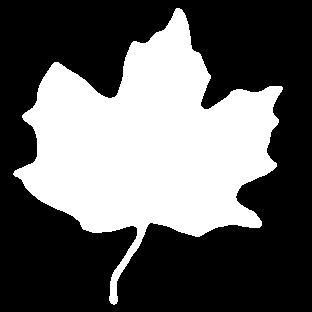
#> input picture 8/2/img/mapleleaf.tif, 312 x 312 px, found by its file name
$ python 4.py
#> lines starting #> are read from the running program, lines starting #| are printed output that depends on the picture; after the words box and inside, x2 and y2 are one past the last pixel; in counts of white or black regions, pixels touching at a corner belong together
import cv2 as cv
import matplotlib.pyplot as plt

plt.rcParams["font.sans-serif"] = ["SimSun"]

img = cv.imread(r"img\mapleleaf.tif", cv.IMREAD_GRAYSCALE)
#> img: shape (312, 312); 38.2% white; 1 white region, box (x1, y1, x2, y2) and area: (13, 8, 283, 305) 37215
_, img_binary = cv.threshold(img, 128, 255, cv.THRESH_BINARY + cv.THRESH_OTSU)
plt.figure()
plt.subplot(141)
plt.axis("off")
plt.imshow(img_binary, cmap="gray")
plt.title("原图像")
i = 1
for kernelSize in [3, 9, 15]:
    kernel = cv.getStructuringElement(cv.MORPH_RECT, (kernelSize, kernelSize))
    img_result = cv.morphologyEx(img_binary, cv.MORPH_GRADIENT, kernel)
    i += 1
    plt.subplot(140 + i)
    plt.axis("off")
    plt.imshow(img_result, cmap="gray")
    plt.title(f"{kernelSize}×{kernelSize}")
#> this loop made 3 passes
#> pass 1, `img_result = cv.morphologyEx(img_binary, cv.MORPH_GRADIENT, kernel)`:
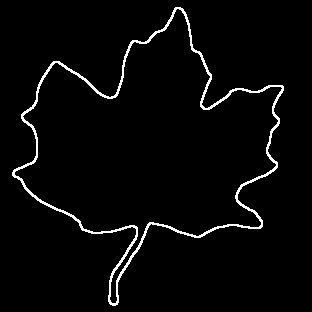
#> img_result: shape (312, 312); 3.1% white in thin lines or dots, all inside (x1, y1, x2, y2) = (12, 7, 284, 306)
#> pass 2, `img_result = cv.morphologyEx(img_binary, cv.MORPH_GRADIENT, kernel)`:
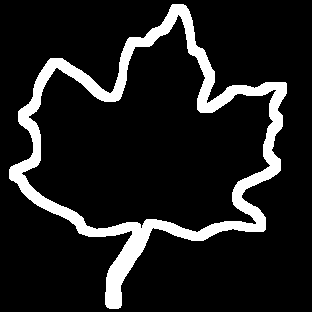
#> img_result: shape (312, 312); 12% white; 1 white region, box (x1, y1, x2, y2) and area: (9, 4, 287, 309) 11677
#> pass 3, `img_result = cv.morphologyEx(img_binary, cv.MORPH_GRADIENT, kernel)`:
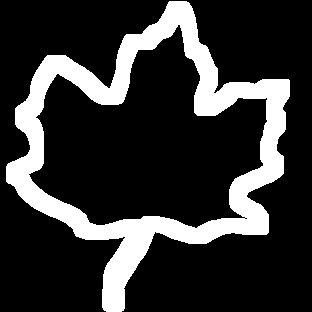
#> img_result: shape (312, 312); 20.1% white; 1 white region, box (x1, y1, x2, y2) and area: (6, 1, 290, 312) 19606
#> after the loop, i = 4
plt.tight_layout()
plt.show()
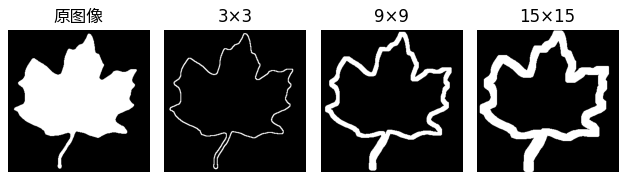
#> figure drawn by matplotlib, 4 panels
